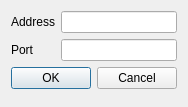
<?xml version="1.0" encoding="UTF-8"?>
<ui version="4.0">
 <class>Settings</class>
 <widget class="QDialog" name="Settings">
  <property name="geometry">
   <rect>
    <x>0</x>
    <y>0</y>
    <width>176</width>
    <height>107</height>
   </rect>
  </property>
  <property name="windowTitle">
   <string>Settings</string>
  </property>
  <layout class="QFormLayout" name="formLayout">
   <item row="1" column="0">
    <widget class="QLabel" name="label">
     <property name="text">
      <string>Address</string>
     </property>
    </widget>
   </item>
   <item row="3" column="0">
    <widget class="QLabel" name="label_2">
     <property name="text">
      <string>Port</string>
     </property>
    </widget>
   </item>
   <item row="1" column="1">
    <widget class="QLineEdit" name="addressLineEdit"/>
   </item>
   <item row="3" column="1">
    <widget class="QLineEdit" name="portLineEdit"/>
   </item>
   <item row="4" column="0" colspan="2">
    <layout class="QHBoxLayout" name="horizontalLayout">
     <item>
      <widget class="QDialogButtonBox" name="buttonBox">
       <property name="orientation">
        <enum>Qt::Horizontal</enum>
       </property>
       <property name="standardButtons">
        <set>QDialogButtonBox::Cancel|QDialogButtonBox::Ok</set>
       </property>
      </widget>
     </item>
    </layout>
   </item>
  </layout>
 </widget>
 <resources/>
 <connections>
  <connection>
   <sender>buttonBox</sender>
   <signal>accepted()</signal>
   <receiver>Settings</receiver>
   <slot>accept()</slot>
   <hints>
    <hint type="sourcelabel">
     <x>248</x>
     <y>254</y>
    </hint>
    <hint type="destinationlabel">
     <x>157</x>
     <y>274</y>
    </hint>
   </hints>
  </connection>
  <connection>
   <sender>buttonBox</sender>
   <signal>rejected()</signal>
   <receiver>Settings</receiver>
   <slot>reject()</slot>
   <hints>
    <hint type="sourcelabel">
     <x>316</x>
     <y>260</y>
    </hint>
    <hint type="destinationlabel">
     <x>286</x>
     <y>274</y>
    </hint>
   </hints>
  </connection>
 </connections>
</ui>
